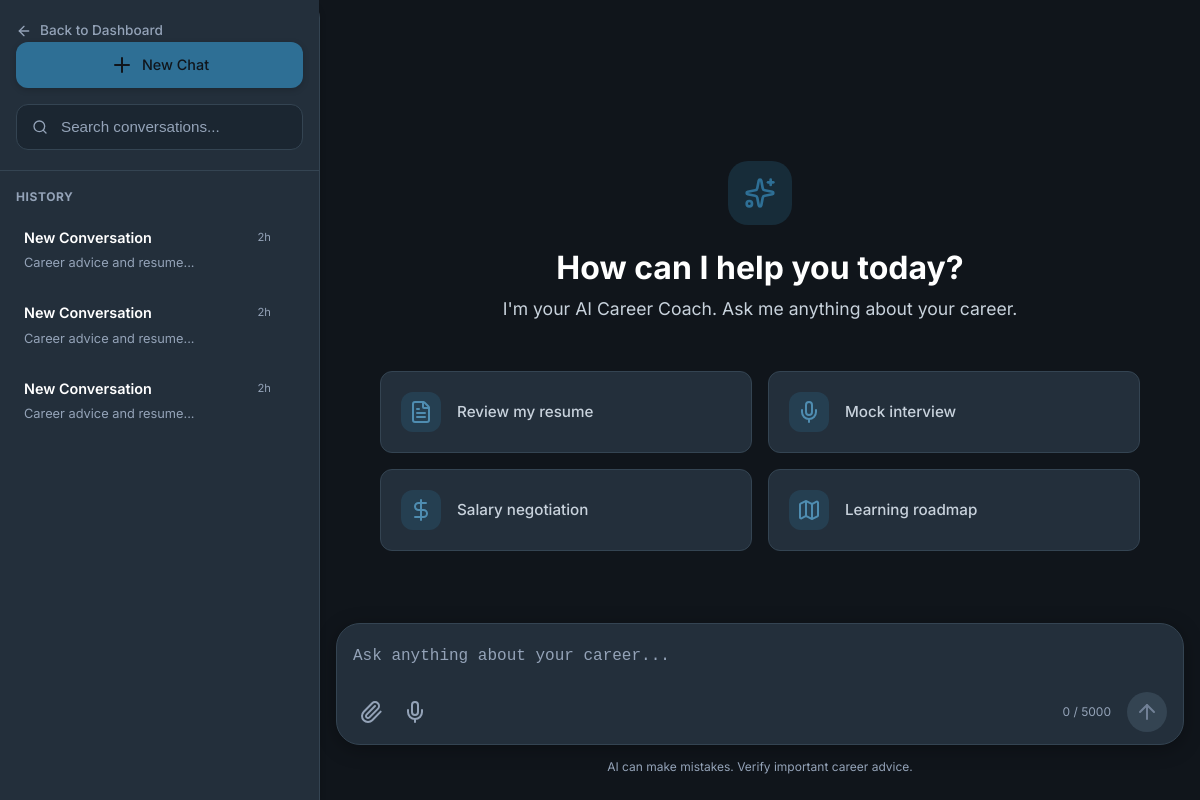
Page /chat/ (signed in) on the earlier database version.
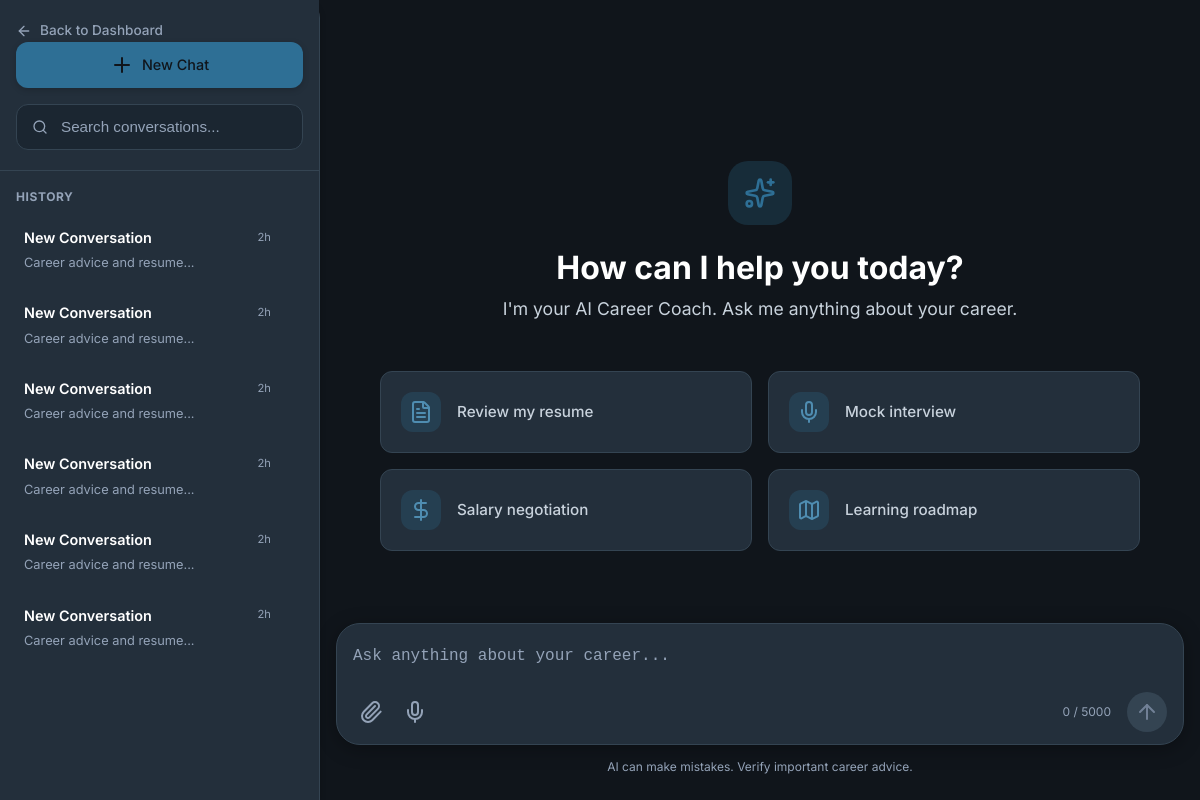
Same page on the later database version.
### tables this page shows
CREATE TABLE chat_sessions (
            session_id TEXT PRIMARY KEY,
            user_id INTEGER NOT NULL,
            title TEXT DEFAULT 'New Conversation',
            is_pinned INTEGER DEFAULT 0,
            is_archived INTEGER DEFAULT 0,
            created_at TIMESTAMP DEFAULT CURRENT_TIMESTAMP,
            updated_at TIMESTAMP DEFAULT CURRENT_TIMESTAMP,
            FOREIGN KEY (user_id) REFERENCES users(id) ON DELETE CASCADE
        );

### backend/routes/chat.py (the view)
@chat_bp.route('/')
@login_required
def index():
    user_id = session['user_id']
    session_id = request.args.get('session_id')
    if not session_id:
        session_id = ChatModel.generate_session_id()
    messages = ChatModel.get_session(session_id)
    sessions = ChatModel.get_user_sessions(user_id, module='career_coach')
    suggestions = get_suggested_questions('general')
    return render_template('chat/index.html',
                         session_id=session_id,
                         messages=messages,
                         sessions=sessions,
                         suggestions=suggestions)

### backend/database/db.py (called while the page is built)
def get_db_path() -> str:
    base_dir = os.path.dirname(os.path.dirname(os.path.dirname(os.path.abspath(__file__))))
    return os.path.join(base_dir, DATABASE_PATH)

def get_connection(db_path: Optional[str] = None) -> sqlite3.Connection:
    path = db_path or get_db_path()
    conn = sqlite3.connect(path)
    conn.row_factory = sqlite3.Row
    conn.execute("PRAGMA foreign_keys = ON")
    conn.execute("PRAGMA journal_mode = WAL")
    return conn

@contextmanager
def get_db(db_path: Optional[str] = None):
    conn = get_connection(db_path)
    try:
        yield conn
        conn.commit()
    except Exception:
        conn.rollback()
        raise
    finally:
        conn.close()

### backend/models/chat.py (called while the page is built)
    @staticmethod
    def get_session(session_id: str) -> list[dict]:
        return execute_query(
            "SELECT * FROM chat_history WHERE session_id = ? ORDER BY created_at ASC",
            (session_id,)
        )

    @staticmethod
    def generate_session_id() -> str:
        return str(uuid.uuid4())

### templates/chat/index.html (shortened to what the changed rows need)
{% extends "base.html" %}
{% block extra_css %}
<link rel="stylesheet" href="{{ url_for('static', filename='css/chat-premium.css') }}?v=2.2.0">
<link rel="stylesheet" href="https://cdnjs.cloudflare.com/ajax/libs/highlight.js/11.7.0/styles/atom-one-dark.min.css">
{% endblock %}
{% block body %}
<div class="chat-app-layout">
    <aside class="chat-app-sidebar">
        <div class="sidebar-conversations" id="chatSessionsList">
            {% if sessions %}
                <div class="sessions-list">
                    {% for session_item in sessions %}
                    <a href="{{ url_for('chat.index', session_id=session_item.session_id) }}" class="session-card {% if session_item.session_id == session_id %}active{% endif %}" data-session-id="{{ session_item.session_id }}" data-title="{{ session_item.title|default('Conversation') }}">
                        <div class="session-card-content">
                            <div class="session-title-row">
                                <span class="session-title">
                                    {{ session_item.title|default('New Conversation') }}
                                </span>
                                <span class="session-time">2h</span>
                            </div>
                            <div class="session-preview">Career advice and resume...</div>
                        </div>
                    </a>
                    {% endfor %}
                </div>
            {% else %}
                <div class="text-muted text-center" style="font-size: 0.85rem; padding: 2rem 0;">No conversation history</div>
            {% endif %}
        </div>
    </aside>
    <main class="chat-app-main">
        <div class="chat-messages" id="chatMessages">
            {% if not messages %}
                <div class="chat-empty-state">
                    <h2>How can I help you today?</h2>
                </div>
            {% endif %}
        </div>
    </main>
</div>
{% endblock %}

Differences in the rows shown:
added chat_sessions: title "New Conversation"
added chat_sessions: title "New Conversation"
added chat_sessions: title "New Conversation"
